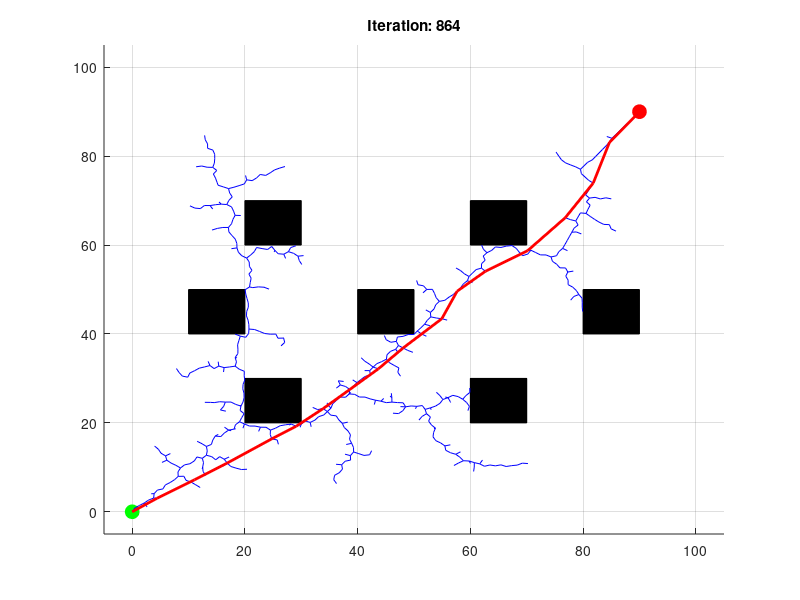

The MATLAB script that drew this image:
function qrrt_star
    % Parameters
    max_iterations = 2000;
    step_size = 1.0;
    goal_radius = 1.0;
    goal_sample_rate = 0.1;
    
    % Define start and goal locations
    start = [0, 0];
    goal = [90, 90];
    
    % Define obstacles (each row is [x_min, y_min, width, height])
    obstacles = [
        20, 20, 10, 10;
        40, 40, 10, 10;
        60, 60, 10, 10;
        20, 60, 10, 10;
        60, 20, 10, 10;
        10, 40, 10, 10;
        80, 40, 10, 10
    ];
    
    % Initialize the tree
    tree.vertices = start;
    tree.edges = [];
    tree.costs = 0;
    
    figure;
    hold on;
    plot(goal(1), goal(2), 'ro', 'MarkerSize', 10, 'MarkerFaceColor', 'r'); % Goal
    plot(start(1), start(2), 'go', 'MarkerSize', 10, 'MarkerFaceColor', 'g'); % Start
    axis([-5, 105, -5, 105]);
    grid on;
    
    % Plot obstacles
    for k = 1:size(obstacles, 1)
        rectangle('Position', obstacles(k, :), 'FaceColor', [0, 0, 0]);
    end
    
    % RRT* algorithm
    goal_reached = false;
    for i = 1:max_iterations
        % Display iteration number
        title(['Iteration: ', num2str(i)]);
        
        % Random sampling
        if rand < goal_sample_rate
            sample = goal;
        else
            sample = [rand*100, rand*100];
        end
        
        % Find nearest vertex
        nearest_idx = nearest_vertex(tree.vertices, sample);
        nearest_vertex_pos = tree.vertices(nearest_idx, :);
        
        % Steer towards sample
        new_vertex = steer(nearest_vertex_pos, sample, step_size);
        
        % Check for obstacles
        if ~in_collision(nearest_vertex_pos, new_vertex, obstacles)
            % Add new vertex to the tree
            tree.vertices = [tree.vertices; new_vertex];
            new_idx = size(tree.vertices, 1);
            
            % Find near vertices
            near_indices = near_vertices(tree.vertices, new_vertex, step_size*10);
            
            % Choose parent with minimum cost
            min_cost = inf;
            best_near_idx = nearest_idx;
            for j = 1:length(near_indices)
                near_idx = near_indices(j);
                if near_idx <= length(tree.costs)
                    cost = tree.costs(near_idx) + distance(tree.vertices(near_idx, :), new_vertex);
                    if cost < min_cost && ~in_collision(tree.vertices(near_idx, :), new_vertex, obstacles)
                        min_cost = cost;
                        best_near_idx = near_idx;
                    end
                end
            end
            
            % Add edge
            tree.edges = [tree.edges; best_near_idx, new_idx];
            tree.costs = [tree.costs; min_cost];
            
            % Rewire near vertices
            for j = 1:length(near_indices)
                near_idx = near_indices(j);
                if near_idx <= length(tree.costs)
                    cost = min_cost + distance(tree.vertices(near_idx, :), new_vertex);
                    if cost < tree.costs(near_idx) && ~in_collision(tree.vertices(near_idx, :), new_vertex, obstacles)
                        % Update edge
                        tree.edges(tree.edges(:,2) == near_idx, :) = [];
                        tree.edges = [tree.edges; new_idx, near_idx];
                        tree.costs(near_idx) = cost;
                    end
                end
            end
            
            % Draw the new edge
            plot([nearest_vertex_pos(1), new_vertex(1)], [nearest_vertex_pos(2), new_vertex(2)], 'b');
            drawnow;
            
            % Check if goal is reached
            if distance(new_vertex, goal) < goal_radius
                goal_reached = true;
                break;
            end
        end
    end
    
    if goal_reached
        disp('Goal reached!');
        highlight_path(tree, goal);
    else
        disp('Goal not reached within the maximum number of iterations.');
    end
end

function d = distance(p1, p2)
    d = sqrt((p1(1) - p2(1))^2 + (p1(2) - p2(2))^2);
end

function nearest_idx = nearest_vertex(vertices, sample)
    distances = sqrt(sum((vertices - sample).^2, 2));
    [~, nearest_idx] = min(distances);
end

function new_vertex = steer(nearest_vertex, sample, step_size)
    direction = sample - nearest_vertex;
    length = norm(direction);
    direction = direction / length; % normalize
    if length < step_size
        new_vertex = sample;
    else
        new_vertex = nearest_vertex + step_size * direction;
    end
end

function near_indices = near_vertices(vertices, new_vertex, radius)
    distances = sqrt(sum((vertices - new_vertex).^2, 2));
    near_indices = find(distances < radius);
end

function collision = in_collision(p1, p2, obstacles)
    % Check if the line between p1 and p2 intersects any obstacle
    collision = false;
    for k = 1:size(obstacles, 1)
        obstacle = obstacles(k, :);
        x_min = obstacle(1);
        y_min = obstacle(2);
        x_max = x_min + obstacle(3);
        y_max = y_min + obstacle(4);
        
        if line_rect_intersection(p1, p2, [x_min, y_min], [x_max, y_max])
            collision = true;
            return;
        end
    end
end

function intersect = line_rect_intersection(p1, p2, rect_min, rect_max)
    % Liang-Barsky algorithm for line-rectangle intersection
    x1 = p1(1); y1 = p1(2);
    x2 = p2(1); y2 = p2(2);
    x_min = rect_min(1); y_min = rect_min(2);
    x_max = rect_max(1); y_max = rect_max(2);
    
    dx = x2 - x1;
    dy = y2 - y1;
    
    p = [-dx, dx, -dy, dy];
    q = [x1 - x_min, x_max - x1, y1 - y_min, y_max - y1];
    
    t0 = 0;
    t1 = 1;
    
    for i = 1:4
        if p(i) == 0
            if q(i) < 0
                intersect = false;
                return;
            end
        else
            t = q(i) / p(i);
            if p(i) < 0
                if t > t1
                    intersect = false;
                    return;
                end
                if t > t0
                    t0 = t;
                end
            else
                if t < t0
                    intersect = false;
                    return;
                end
                if t < t1
                    t1 = t;
                end
            end
        end
    end
    
    intersect = true;
end

function highlight_path(tree, goal)
    % Highlight the path from start to goal
    goal_idx = nearest_vertex(tree.vertices, goal);
    path = goal_idx;
    while path(1) ~= 1 % while not the start vertex
        parent = tree.edges(tree.edges(:,2) == path(1), 1);
        path = [parent; path];
    end
    
    % Plot the path
    for k = 1:length(path) - 1
        v1 = tree.vertices(path(k), :);
        v2 = tree.vertices(path(k + 1), :);
        plot([v1(1), v2(1)], [v1(2), v2(2)], 'r', 'LineWidth', 2);
    end
end
